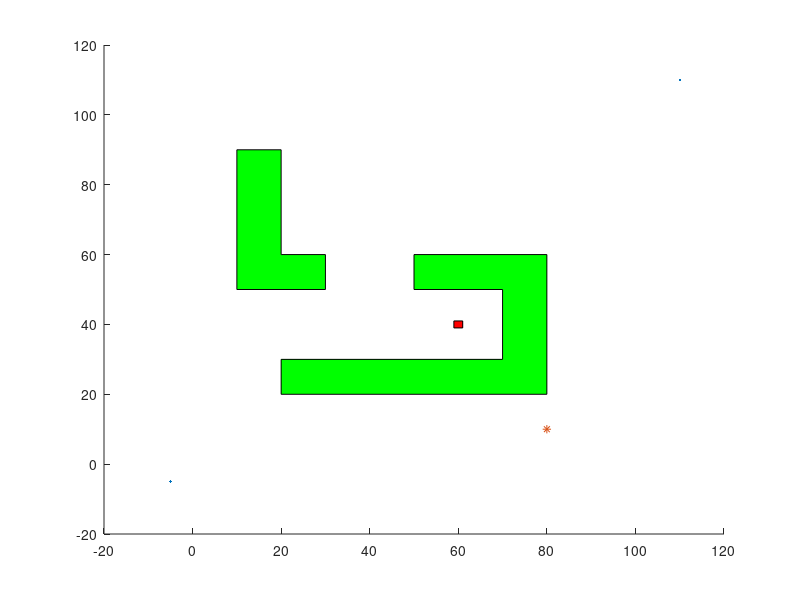

MATLAB code to generate this figure: (Note: this script raises an error after producing the figure.)
clear
clc
%% arina 
x = [-5 110];
y = [-5 110];
scatter(x,y,'.');
%% intial and goal points
hold on
gx = [59,61,61,59];
gy = [39,39,41,41];
% gx = [89,91,91,89];
% gy = [89,89,91,91];
ip = [10,80];
scatter(ip(2),ip(1),'*');
patch(gx,gy,'r')
%% obstacles
x1 = [20,80,80,50,50,70,70,20];
y1 = [20,20,60,60,50,50,30,30];
x2 = [10,30,30,20,20,10];
y2 = [50,50,60,60,90,90];
patch(x1,y1,'g')
patch(x2,y2,'g')
%%
r = 0;
range = 1;
branch = [ip,r];  %all points in tree


%%
for i=1:10000
    a = randsample(95,2); % generate random point
    a = a';
    [b,k] = near_point(a,branch); % check nearest point in tree
    g = checkobs(a,b); % check obstacle collision
    if g==0 
        continue;   % if collision go back to for loop
    end
    f = checkgoal(a,b); % check intersection with goal point
    if f==0
        plot(x1,y1);
        pat(branch,k);  % back track the best path
        return;
    end
    x = a(2)-b(2);
    m = (a(1)-b(1))/x ;  %slop
    t = atan(m);
    if x<0
        t = pi+t;
        y = b(1)+range*sin(t);
        x = b(2)+range*cos(t);
    else
        y = b(1)+range*sin(t);
        x = b(2)+range*cos(t);
    end
    c = [y x];
    c = [c k(1)];
    branch = [ branch;c]; %adding point in branch
    y1 = [y b(1)];
    x1 = [x b(2)];
    %scatter(a(2),a(1))
     plot(x1,y1,'m'); %ploting new point
%      pause(.00001)
end

